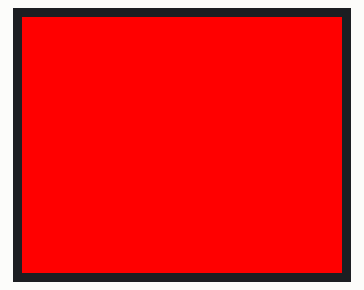
A sketch run on a simulated ESP32. Shown: 160×128 colour display. What the sketch prints to the serial monitor is not drawn.

Above: at 0.2 s.
At 1.3 s:
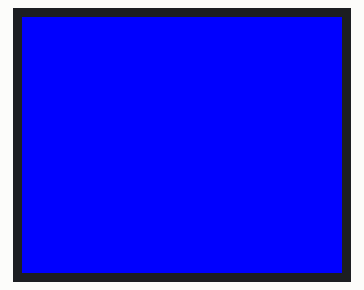
At 2.8 s:
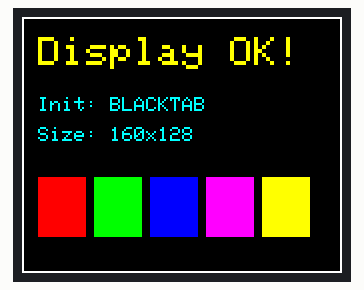
At 6.5 s:
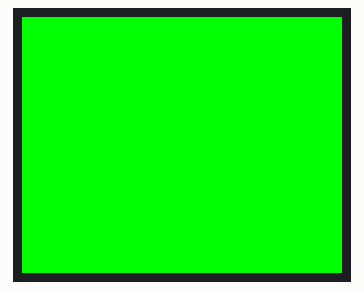
At 8.6 s:
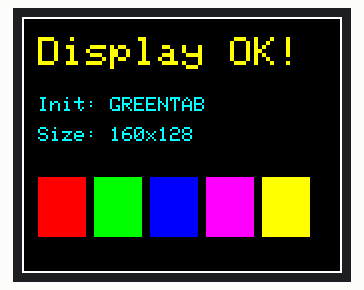
At 14.4 s:
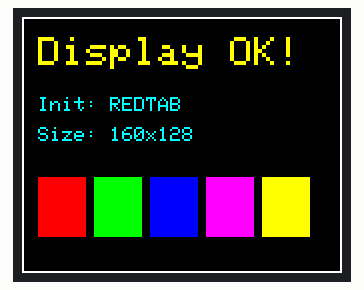

Measured:
- by itself, everything shown: repeats every 17.3 s, in 18 steps
- what the display in image 1 shows lasts 0.5 s, from 1.2 s to 1.7 s
- what the display in image 2 shows lasts 3.2 s, from 2.8 s to 6.0 s

The sketch:

tft18_test.ino
```cpp
// 1.8" TFT (ST7735, 128x160) test for ESP32  (Adafruit_ST7735 + Adafruit_GFX)
// Wiring (same pins as the other projects):
//   Display GND -> GND      Display VCC -> 3V3
//   Display SCK/SCL -> GPIO18   Display SDA/MOSI -> GPIO23
//   Display RES/RESET -> GPIO4  Display A0/DC -> GPIO2
//   Display CS -> GPIO15        Display LED/BLK -> 3V3
//
// Different 1.8" modules need different init "tabs". This sketch cycles through
// BLACK, GREEN and RED tab every ~6 s and labels each one on screen.
// Note which label shows correct colors with no shifted/noisy edge,
// then set TAB_FIXED to that one (0=BLACK, 1=GREEN, 2=RED) to stop cycling.
#include <Adafruit_GFX.h>
#include <Adafruit_ST7735.h>
#include <SPI.h>

#define TFT_CS   15
#define TFT_DC   2
#define TFT_RST  4
#define TFT_SCK  18
#define TFT_MOSI 23

#define TAB_FIXED -1   // -1 = cycle through all tabs

Adafruit_ST7735 tft = Adafruit_ST7735(TFT_CS, TFT_DC, TFT_RST);

const uint8_t tabs[]      = {INITR_BLACKTAB, INITR_GREENTAB, INITR_REDTAB};
const char*   tabNames[]  = {"BLACKTAB", "GREENTAB", "REDTAB"};

void runTest(int idx) {
  Serial.printf("Init with %s\n", tabNames[idx]);
  tft.initR(tabs[idx]);
  tft.setRotation(1);               // landscape 160x128
  const uint16_t cols[] = {ST77XX_RED, ST77XX_GREEN, ST77XX_BLUE, ST77XX_WHITE, ST77XX_BLACK};
  for (uint16_t c : cols) { tft.fillScreen(c); delay(500); }

  tft.fillScreen(ST77XX_BLACK);
  tft.drawRect(0, 0, tft.width(), tft.height(), ST77XX_WHITE);   // edge check
  tft.setTextColor(ST77XX_YELLOW);
  tft.setTextSize(2);
  tft.setCursor(8, 10);  tft.println("Display OK!");
  tft.setTextColor(ST77XX_CYAN);
  tft.setTextSize(1);
  tft.setCursor(8, 40);  tft.print("Init: "); tft.println(tabNames[idx]);
  tft.setCursor(8, 55);  tft.print("Size: "); tft.print(tft.width()); tft.print("x"); tft.println(tft.height());
  // color bars
  const uint16_t bars[] = {ST77XX_RED, ST77XX_GREEN, ST77XX_BLUE, ST77XX_MAGENTA, ST77XX_YELLOW};
  for (int i = 0; i < 5; i++) tft.fillRect(8 + i * 28, 80, 24, 30, bars[i]);
  delay(3000);
}

void setup() {
  Serial.begin(115200);
  SPI.begin(TFT_SCK, -1, TFT_MOSI, -1);   // CS is driven by the display library, not the SPI peripheral
  Serial.println("1.8\" TFT test start");
}

void loop() {
  if (TAB_FIXED >= 0) runTest(TAB_FIXED);
  else for (int i = 0; i < 3; i++) runTest(i);
}
```
